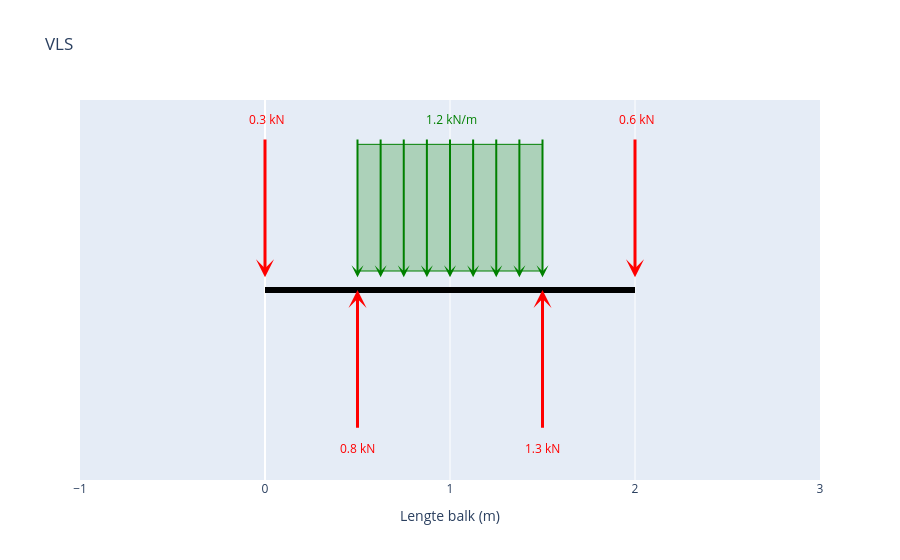

Notebook source saved alongside this figure:
### Markdown cell above
## Vrij-Lichaam-Schema

### Code cell
fig_vls = maak_vls_plotly()
fig_vls.show()

### Figure 1 — Plotly figure (JSON) as saved in the notebook; plotly's stock layout.template omitted (floating-point values rounded to 4 significant figures)
{"data": [{"hoverinfo": "skip", "line": {"color": "black", "width": 6}, "mode": "lines", "type": "scatter", "x": [0, 2], "y": [0, 0]}], "layout": {"annotations": [{"arrowcolor": "red", "arrowhead": 3, "arrowsize": 1, "arrowwidth": 3, "ax": 0, "axref": "x", "ay": 1.2, "ayref": "y", "showarrow": true, "text": "", "x": 0, "xref": "x", "y": 0.1, "yref": "y"}, {"font": {"color": "red"}, "showarrow": false, "text": " 0.3 kN", "x": 0, "y": 1.35}, {"arrowcolor": "red", "arrowhead": 3, "arrowsize": 1, "arrowwidth": 3, "ax": 2, "axref": "x", "ay": 1.2, "ayref": "y", "showarrow": true, "text": "", "x": 2, "xref": "x", "y": 0.1, "yref": "y"}, {"font": {"color": "red"}, "showarrow": false, "text": " 0.6 kN", "x": 2, "y": 1.35}, {"arrowcolor": "green", "arrowhead": 3, "arrowsize": 1, "arrowwidth": 2, "ax": 0.5, "axref": "x", "ay": 1.2, "ayref": "y", "showarrow": true, "text": "", "x": 0.5, "xref": "x", "y": 0.1, "yref": "y"}, {"arrowcolor": "green", "arrowhead": 3, "arrowsize": 1, "arrowwidth": 2, "ax": 0.625, "axref": "x", "ay": 1.2, "ayref": "y", "showarrow": true, "text": "", "x": 0.625, "xref": "x", "y": 0.1, "yref": "y"}, {"arrowcolor": "green", "arrowhead": 3, "arrowsize": 1, "arrowwidth": 2, "ax": 0.75, "axref": "x", "ay": 1.2, "ayref": "y", "showarrow": true, "text": "", "x": 0.75, "xref": "x", "y": 0.1, "yref": "y"}, {"arrowcolor": "green", "arrowhead": 3, "arrowsize": 1, "arrowwidth": 2, "ax": 0.875, "axref": "x", "ay": 1.2, "ayref": "y", "showarrow": true, "text": "", "x": 0.875, "xref": "x", "y": 0.1, "yref": "y"}, {"arrowcolor": "green", "arrowhead": 3, "arrowsize": 1, "arrowwidth": 2, "ax": 1, "axref": "x", "ay": 1.2, "ayref": "y", "showarrow": true, "text": "", "x": 1, "xref": "x", "y": 0.1, "yref": "y"}, {"arrowcolor": "green", "arrowhead": 3, "arrowsize": 1, "arrowwidth": 2, "ax": 1.125, "axref": "x", "ay": 1.2, "ayref": "y", "showarrow": true, "text": "", "x": 1.125, "xref": "x", "y": 0.1, "yref": "y"}, {"arrowcolor": "green", "arrowhead": 3, "arrowsize": 1, "arrowwidth": 2, "ax": 1.25, "axref": "x", "ay": 1.2, "ayref": "y", "showarrow": true, "text": "", "x": 1.25, "xref": "x", "y": 0.1, "yref": "y"}, {"arrowcolor": "green", "arrowhead": 3, "arrowsize": 1, "arrowwidth": 2, "ax": 1.375, "axref": "x", "ay": 1.2, "ayref": "y", "showarrow": true, "text": "", "x": 1.375, "xref": "x", "y": 0.1, "yref": "y"}, {"arrowcolor": "green", "arrowhead": 3, "arrowsize": 1, "arrowwidth": 2, "ax": 1.5, "axref": "x", "ay": 1.2, "ayref": "y", "showarrow": true, "text": "", "x": 1.5, "xref": "x", "y": 0.1, "yref": "y"}, {"font": {"color": "green"}, "showarrow": false, "text": " 1.2 kN/m", "x": 1, "y": 1.35}, {"arrowcolor": "red", "arrowhead": 3, "arrowsize": 1, "arrowwidth": 3, "ax": 0.5, "axref": "x", "ay": -1.1, "ayref": "y", "showarrow": true, "text": "", "x": 0.5, "xref": "x", "y": 0, "yref": "y"}, {"font": {"color": "red"}, "showarrow": false, "text": "0.8 kN", "x": 0.5, "y": -1.25}, {"arrowcolor": "red", "arrowhead": 3, "arrowsize": 1, "arrowwidth": 3, "ax": 1.5, "axref": "x", "ay": -1.1, "ayref": "y", "showarrow": true, "text": "", "x": 1.5, "xref": "x", "y": 0, "yref": "y"}, {"font": {"color": "red"}, "showarrow": false, "text": "1.3 kN", "x": 1.5, "y": -1.25}], "autosize": true, "shapes": [{"fillcolor": "rgba(0,128,0,0.25)", "line": {"color": "green", "width": 1}, "type": "rect", "x0": 0.5, "x1": 1.5, "y0": 0.15, "y1": 1.15}], "showlegend": false, "title": {"text": "VLS"}, "xaxis": {"autorange": false, "dtick": 1, "range": [-1, 3], "title": {"text": "Lengte balk (m)"}, "type": "linear"}, "yaxis": {"autorange": false, "range": [-1.5, 1.5], "showgrid": false, "showticklabels": false, "title": {}, "type": "linear", "zeroline": false}}}
